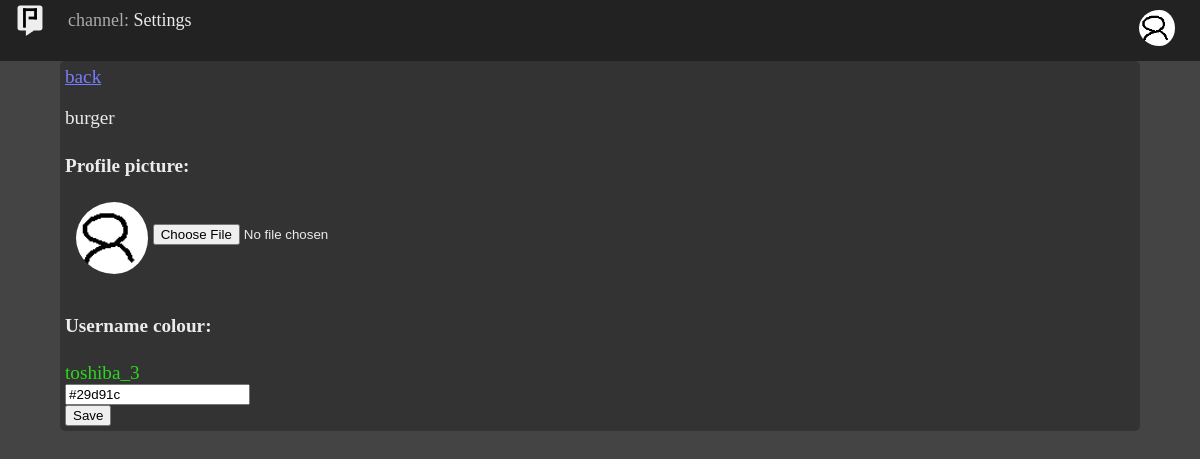
Before: /accountsettings (signed in) with the older database file.
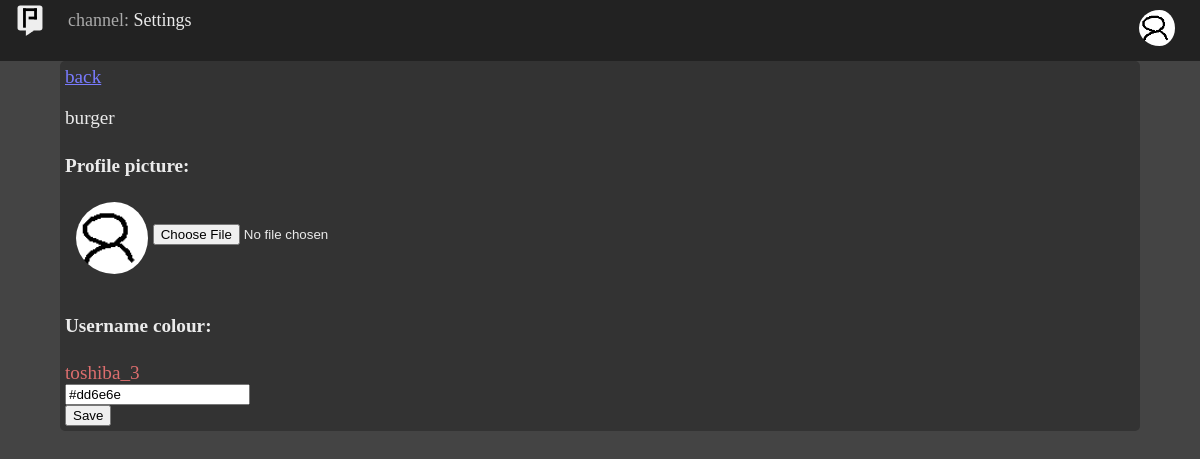
After: the same page with the newer database file.
### app/models.py (models this page shows, shortened)
class User(db.Model, UserMixin):
    __tablename__ = "user"
    id = db.Column(db.Integer, primary_key=True)
    username = db.Column(db.String, unique=True)
    password = db.Column(db.String)
    img = db.Column(db.String, default="normal.png")
    colour = db.Column(db.String, default="ffffff")

### app/routes.py (the view, shortened to what this page needs)
@app.route("/accountsettings", methods=('GET', 'POST'))
@login_required
def settings():
    form = CustomiseForm()
    return render_template("settings.html", form=form, channel_name="Settings")

### app/models.py
class CustomiseForm(FlaskForm):
    file = FileField()
    colour = ColorField()

### app/routes.py (called while the page is built)
@login_manager.user_loader
def load_user(user):
    return User.query.get(user)

@app.context_processor
def context():
    def get_user_from_id(id):
        found_user = User.query.filter_by(id=id).first()
        return found_user
    return dict(get_user_from_id=get_user_from_id)

### app/templates/settings.html (shortened to what this page needs)
{% extends "base.html" %}
{% block content %}
<div id="content">
    <a href="{{ request.referrer }}">back</a>
    <p>burger</p>
    <form method="post" enctype="multipart/form-data">
        <h4>Profile picture:</h4>
        <img src="{{ url_for('static', filename='profile/'+ current_user.img) }}" width='72' height='72' class='pfp'>
        <br>
        {{ form.file(accept="image/*") }}
        <br>
        <br>
        <h4>Username colour:</h4>
        <span id="samplecolour">{{ current_user.username }}</span>
    {{ form.colour(value="#"+current_user.colour, id="colourinput") }}
        <input type="submit" value="Save">
    </form>
</div>
{% endblock %}

### app/templates/base.html (shortened to what this page needs)
<!DOCTYPE html>
<html>
<head>
    <link rel="stylesheet" href="{{ url_for('static', filename='css/style.css') }}">
</head>
<body>
    <ul>
        <a href="/home/general"><img src="{{ url_for('static', filename='logo/logo_bw.svg') }}" width=36 height=36></img></a>
        <li><span style="color:#aaa">channel:</span> {{ channel_name }}</li>
        <li style="float:right" class="profbtn">
            <a><img src="{{ url_for('static', filename='profile/'+ current_user.img) }}" width='36' height='36' class='pfp'></a>
        </li>
    </ul>
    {% block content %}{% endblock %}
</body>
</html>

### app/static/css/style.css (style rules this page uses)
input { display: block; }
html { height:100%; max-height: 100%; }
body { font-family: Calibri; background-color: #444; color: rgb(235, 235, 235); margin:0; height: 100%; }
@media screen and (min-device-width: 601px) { body { zoom:1; } }
a { text-decoration: underline; color: rgb(121, 123, 255); }
ul { list-style-type: none; margin: 0; padding: 0; background-color: #222; overflow: hidden; top: 0px; width: 100%; }
li { padding:10px 20px; float: left; font-size: 18px; }
li a, .profbtn { display: inline-block; text-align: right; text-decoration: none; color: #eee; }
img { float:left; margin-left: 1%; }
#content { margin-left: 5%; margin-right: 5%; padding: 5px; border-radius: 5px; background-color: #333; font-size:1.2rem; grid-row-start: 1; grid-row-end: 1; grid-column-start: 1; grid-column-end: 8; overflow-y:auto; }
.pfp { border-radius: 50%; padding-right: 5px; }

Changed rows visible on the page:
changed User "toshiba_3": colour "#29d91c" → "#dd6e6e"
